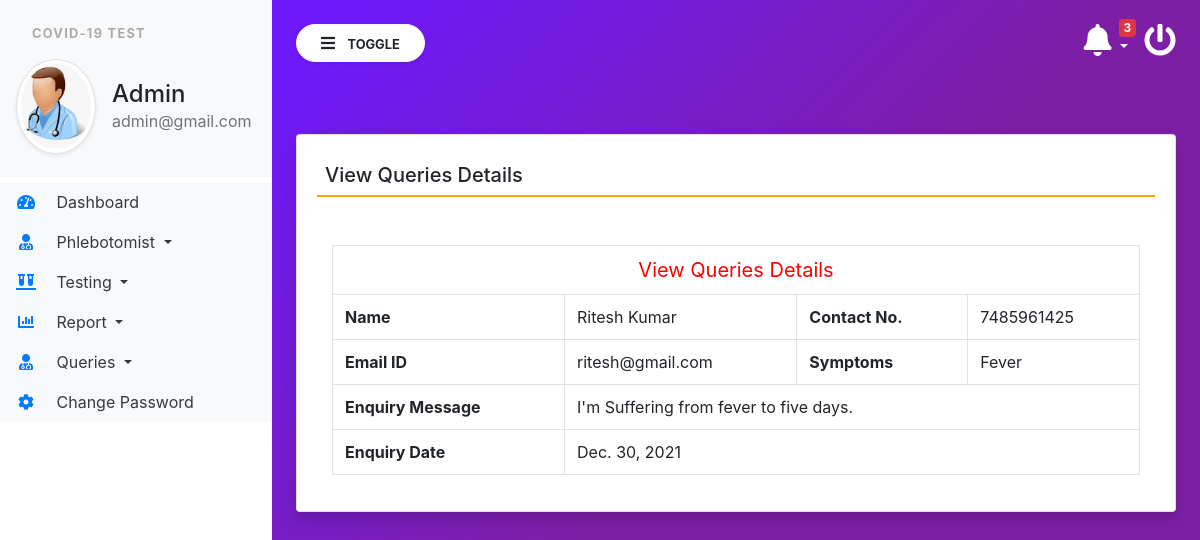
The page /view_queries/1 (signed in) on the database its author committed.
### covid/models.py (models this page shows, shortened)
class Contact(models.Model):
    name = models.CharField(max_length=100, null=True)
    emailid = models.CharField(max_length=50, null=True)
    contact = models.CharField(max_length=15, null=True)
    symptoms = models.CharField(max_length=150, null=True)
    message = models.CharField(max_length=300, null=True)
    msgdate = models.DateField(null=True)
    isread = models.CharField(max_length=10, null=True)

### covid/views.py (the view)
# urls.py: path('view_queries/<int:pid>', view_queries, name='view_queries'),
def view_queries(request,pid):
    if not request.user.is_authenticated:
        return redirect('login')
    contact = Contact.objects.get(id=pid)
    contact.isread = "yes"
    contact.save()
    return render(request,'view_queries.html', locals())

### covid/templatetags/custom_tag.py (called while the page is built)
@register.filter(name = 'notification')
def notification(obj):
    test  = Testrecord.objects.filter(ReportStatus="Not Processed yet")
    return test

@register.simple_tag()
def notificationcount(*args, **kwargs):
    testcount  = Testrecord.objects.filter(ReportStatus="Not Processed yet").count()
    return testcount

### covid/templates/view_queries.html
{% extends 'admin_base.html' %}
{% block main  %}
<div class="card shadow mt-5">
    <div class="card-body">
        <h5 class="p-2" style="border-bottom: 2px solid orange;">View Queries Details</h5>
        <div class="container-fluid mt-5">
            <table class="table table-bordered">
                <tr align="center">
                    <td colspan="4" style="font-size : 20px; color : red"> View Queries Details</td>
                </tr>
                <tr>
                    <th>Name</th>
                    <td>{{contact.name}}</td>
                    <th>Contact No.</th>
                    <td>{{contact.contact}}</td>
                </tr>
                <tr>
                    <th>Email ID</th>
                    <td>{{contact.emailid}}</td>
                    <th>Symptoms</th>
                    <td>{{contact.symptoms}}</td>
                </tr>
                <tr>
                    <th>Enquiry Message</th>
                    <td colspan="3">{{contact.message}}</td>
                </tr>
                <tr>
                    <th>Enquiry Date</th>
                    <td colspan="3">{{contact.msgdate}}</td>
                </tr>
            </table>
        </div>
    </div>
</div>
{% endblock %}

### covid/templates/admin_base.html (shortened to what this page needs)
{% load static %}
{% load custom_tag %}
<html lang="en">
<head>
    <link rel="stylesheet" href="https://maxcdn.bootstrapcdn.com/bootstrap/4.3.1/css/bootstrap.min.css">
    <link rel="stylesheet" href="https://use.fontawesome.com/releases/v5.6.3/css/all.css"
>
    <link rel="stylesheet" type="text/css" href="{% static 'css/sidebar.css' %}">
</head>
<body>
<div class="vertical-nav bg-white" id="sidebar">
    <div class="py-4 px-3 mb-1 bg-light">
        <p class="font-weight-bold text-uppercase px-3 small dashboard-text">Covid-19 Test</p>
        <div class="media d-flex align-items-center">
            <img src="{% static 'images/admin.jpg' %}" width="80" height="80"
                 class="mr-3 rounded-circle img-thumbnail shadow-sm">
            <div class="media-body">
                <h4 class="mb-0">Admin</h4>
                <p class="text-muted mb-0">{{request.user.email}}</p>
            </div>
        </div>
    </div>
    <ul class="nav flex-column bg-white">
        <li class="nav-item">
            <a href="{% url 'admin_home' %}" class="nav-link text-dark bg-light">
                <i class="fas fa-tachometer-alt fa-fw mr-3 text-primary"></i>
                Dashboard
            </a>
        </li>
        <li class="nav-item dropdown">
            <a class="nav-link dropdown-toggle text-dark bg-light" href="#" id="navbardrop" data-toggle="dropdown">
                <i class="fas fa-user-md mr-3 text-primary fa-fw"></i> Phlebotomist
            </a>
        </li>
        <li class="nav-item dropdown">
            <a class="nav-link dropdown-toggle text-dark bg-light" href="#" id="navbardrop" data-toggle="dropdown">
                <i class="fas fa-vials mr-3 text-primary fa-fw"></i> Testing
            </a>
        </li>
        <li class="nav-item dropdown">
            <a class="nav-link dropdown-toggle text-dark bg-light" href="#" id="navbardrop" data-toggle="dropdown">
                <i class="fas fa-chart-bar mr-3 text-primary fa-fw"></i> Report
            </a>
        </li>
        <li class="nav-item dropdown">
            <a class="nav-link dropdown-toggle text-dark bg-light" href="#" id="navbardrop" data-toggle="dropdown">
                <i class="fas fa-user-md mr-3 text-primary fa-fw"></i> Queries
            </a>
        </li>
        <li class="nav-item">
            <a href="{% url 'changePassword' %}" class="nav-link text-dark bg-light">
                <i class="fas fa-cog mr-3 text-primary fa-fw"></i>
                Change Password
            </a>
        </li>
    </ul>
</div>
<div class="page-content p-4" id="content">
    <a href="/logout" title="logout" class="float-right text-white"><i class="fas fa-power-off fa-2x"></i></a>
    <div class="container">
        <div class="dropdown">
    <a href="" class="float-right text-white pr-3 dropdown-toggle" id="menu1" data-toggle="dropdown"><span class="badge badge-danger">{% notificationcount %}</span><i class="fas fa-bell fa-2x"> </i>
    </a>
    </div>
        </div>
    <button id="sidebarCollapse" type="button" class="btn btn-light bg-white rounded-pill shadow-sm px-4 mb-4">
        <i class="fas fa-bars mr-2"></i>
        <small class="text-uppercase font-weight-bold">Toggle</small>
    </button>
    {% block main %}
    {% endblock %}
</div>
</body>
</html>

### covid/static/css/sidebar.css (style rules this page uses)
body { background-image : linear-gradient(135.9deg,rgba(109,25,252,1) 16.4%,rgba(125,31,165,1) 56.1%); min-height:100vh; }
.vertical-nav { min-width : 17rem; width : 17rem; height:100vh; position:fixed; top:0; left:0; transition: all 0.4s; }
.page-content { width:calc(100% - 17rem); margin-left:17rem; transition:all 0.4s; }
.dashboard-text { letter-spacing : 0.1em; color : #aaa; }
.badge { position: absolute; top: -5px; right: 25px; }

### rows shown on the page
Contact: name "Ritesh Kumar", contact "7485961425", emailid "ritesh@gmail.com", symptoms "Fever", message "I'm Suffering from fever to five days.", msgdate "Dec. 30, 2021"

### other values the page prints
{{ request.user.email }} "admin@gmail.com"
